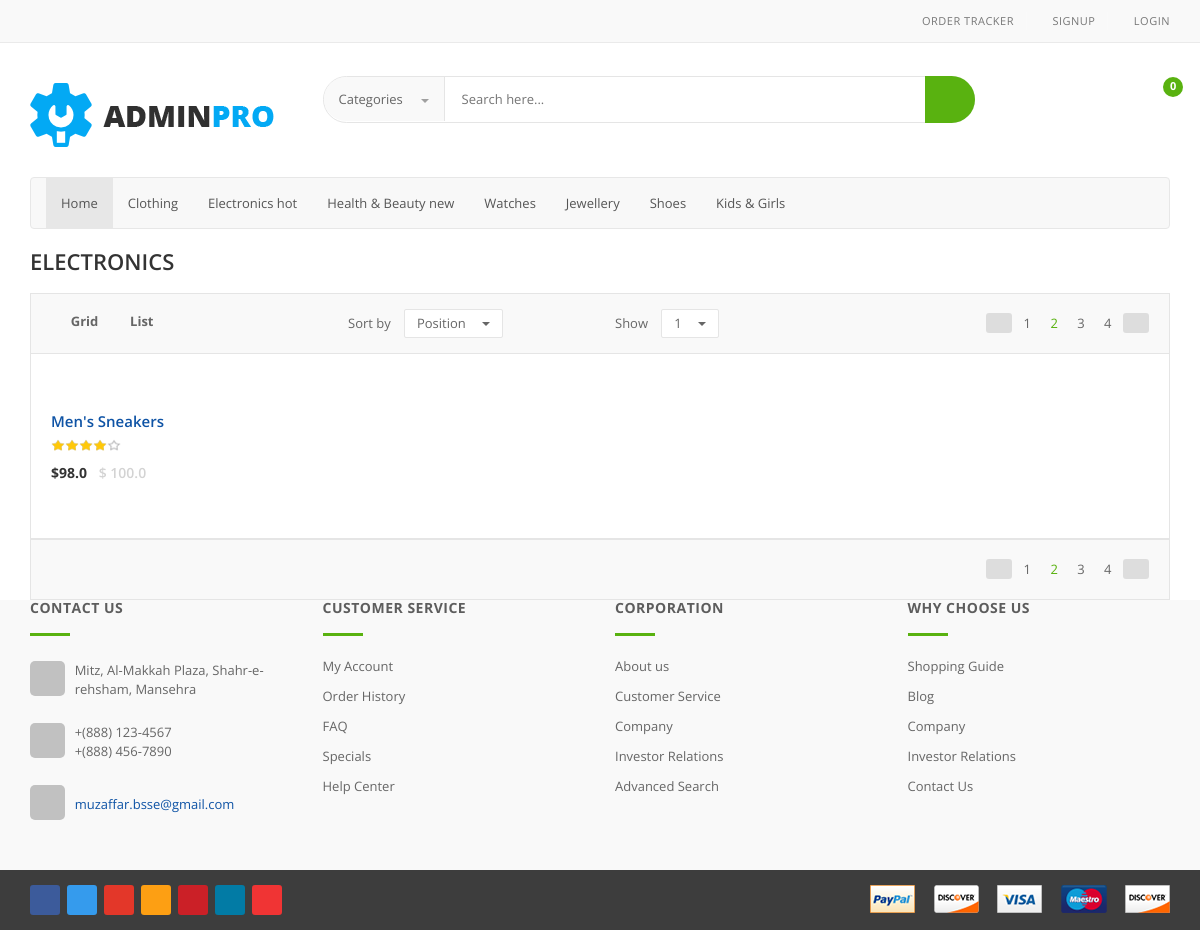
/vendor-product-list/8, run on the app's committed database.
### shop/models.py (models this page shows, shortened)
class Product(models.Model):
    product_name = models.CharField(max_length=50)
    category = models.ForeignKey(Category, on_delete=models.SET_DEFAULT, default='Uncategorized')
    subcategory = models.CharField(max_length=30)
    type = models.CharField(choices=product_type, max_length=10)
    label = models.CharField(choices=LABEL_CHOICES, max_length=1)
    slug = models.SlugField()
    price = models.FloatField()
    discount_price = models.FloatField(blank=True, null=True)
    short_desc = models.TextField()
    desc = models.TextField()
    min_quantity = models.IntegerField(default=1)
    availability = models.CharField(choices=Availability, max_length=20, default='In Stock')
    pub_date = models.DateField(default=datetime.now(), blank=True)
    image = models.ImageField(upload_to='shop/images', default="")
    vendor = models.ForeignKey(Vendor_register, on_delete=models.CASCADE)
    def get_add_to_cart_url(self):
        return reverse("add_to_cart", kwargs={
            'slug': self.slug
        })
    def get_add_to_wishlist_url(self):
        return reverse("add_to_wishlist", kwargs={
            'slug': self.slug
        })

### shop/views.py (the view)
# urls.py: path('vendor-product-list/<int:vendor>', views.vendorProduct.as_view(), name='vendor_product_list'),
class vendorProduct(ListView):
    model = Product
    template_name = 'shop/vendor_products.html'  # <app>/<model>_<viewType>.html
    context_object_name = 'v_products'
    def get_queryset(self):
        vendor = get_object_or_404(Vendor_register, id=self.kwargs.get('vendor'))
        return Product.objects.filter(vendor=vendor)

### shop/templates/shop/vendor_products.html (shortened to what this page needs)
{% extends 'shop/basic.html' %}
{% block body %}
<div class="container">
<div class="page-title"><h2>Electronics</h2></div>
        <div class="clearfix filters-container m-t-10">
          <div class="row">
            <div class="col col-sm-6 col-md-3">
              <div class="filter-tabs">
                <ul id="filter-tabs" class="nav nav-tabs nav-tab-box nav-tab-fa-icon">
                  <li class="active"> <a data-toggle="tab" href="#grid-container"><i class="icon fa fa-th-large"></i>Grid</a> </li>
                  <li><a data-toggle="tab" href="#list-container"><i class="icon fa fa-th-list"></i>List</a></li>
                </ul>
              </div>
            </div>
            <div class="col col-sm-12 col-md-6">
              <div class="col col-sm-3 col-md-6 no-padding">
                <div class="lbl-cnt"> <span class="lbl">Sort by</span>
                  <div class="fld inline">
                    <div class="dropdown dropdown-small dropdown-med dropdown-white inline">
                      <button data-toggle="dropdown" type="button" class="btn dropdown-toggle"> Position <span class="caret"></span> </button>
                    </div>
                  </div>
                </div>
              </div>
              <div class="col col-sm-3 col-md-6 no-padding">
                <div class="lbl-cnt"> <span class="lbl">Show</span>
                  <div class="fld inline">
                    <div class="dropdown dropdown-small dropdown-med dropdown-white inline">
                      <button data-toggle="dropdown" type="button" class="btn dropdown-toggle"> 1 <span class="caret"></span> </button>
                    </div>
                  </div>
                </div>
              </div>
            </div>
            <div class="col col-sm-6 col-md-3 text-right">
              <div class="pagination-container">
                <ul class="list-inline list-unstyled">
                  <li class="prev"><a href="#"><i class="fa fa-angle-left"></i></a></li>
                  <li><a href="#">1</a></li>
                  <li class="active"><a href="#">2</a></li>
                  <li><a href="#">3</a></li>
                  <li><a href="#">4</a></li>
                  <li class="next"><a href="#"><i class="fa fa-angle-right"></i></a></li>
                </ul>
              </div>
               </div>
          </div>
        </div>
        <div class="search-result-container ">
          <div id="myTabContent" class="tab-content category-list">
            <div class="tab-pane active " id="grid-container">
              <div class="category-product">
                <div class="row">
                  {% for product in v_products %}
                  <div class="col-sm-6 col-md-4 wow fadeInUp">
                    <div class="products">
                      <div class="product">
                        <div class="product-image">
                          <div class="image"> <a href="/product/{{product.slug}}"><img  src="/media/{{product.image}}" alt=""></a> </div>
                        </div>
                        <div class="product-info text-left">
                          <h3 class="name"><a href="detail.html">{{ product.product_name}}</a></h3>
                          <div class="rating rateit-small"></div>
                          <div class="product-price"> <span class="price"> ${{product.discount_price}} </span> <span class="price-before-discount">$ {{product.price}}</span> </div>
                        </div>
                      </div>
                    </div>
                  </div>
                  {% endfor %}
                </div>
              </div>
            </div>
          </div>
          <div class="clearfix filters-container">
            <div class="text-right">
              <div class="pagination-container">
                <ul class="list-inline list-unstyled">
                  <li class="prev"><a href="#"><i class="fa fa-angle-left"></i></a></li>
                  <li><a href="#">1</a></li>
                  <li class="active"><a href="#">2</a></li>
                  <li><a href="#">3</a></li>
                  <li><a href="#">4</a></li>
                  <li class="next"><a href="#"><i class="fa fa-angle-right"></i></a></li>
                </ul>
              </div>
               </div>
          </div>
        </div>
      </div>
{% endblock body%}

### shop/static/assets/css/blue.css (style rules this page uses)
.product .product-info .product-price .price { color: #333; }
.filters-container .nav-tabs.nav-tab-box li.active a .icon { color: #59B210; }
.filters-container .pagination-container ul li.active a { color: #59B210; }

### shop/static/assets/css/rateit.css (style rules this page uses)
.rateit { display: -moz-inline-box; display: inline-block; position: relative; -webkit-user-select: none; -khtml-user-select: none; -moz-user-select: none; -o-user-select: none; -ms-user-select: none; user-select: none; -webkit-touch-callout: none; }

### data on the page
Product: product_name "Men's Sneakers", discount_price "98.0", price "100.0"
